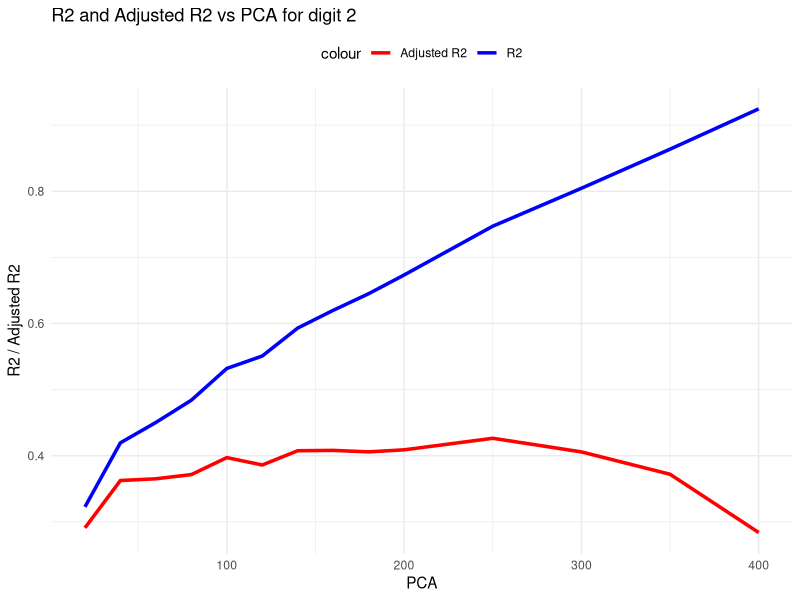

Write R code to recreate this figure. (Note: this script raises an error after producing the figure.)
## ---- chunk 1
knitr::opts_chunk$set(echo = TRUE)
## ---- chunk 2
# Load the required libraries
library(tidyverse)
library(caret)
library(MASS)
library(car)


## ---- chunk 3
# Load the dataset
d1 <- read.csv("pca_data_re_20_d9.csv") 
d2 <- read.csv("pca_data_re_40_d9.csv") 
d3 <- read.csv("pca_data_re_60_d9.csv") 
d4 <- read.csv("pca_data_re_80_d9.csv") 
d5 <- read.csv("pca_data_re_100_d9.csv") 
d6 <- read.csv("pca_data_re_120_d9.csv") 
d7 <- read.csv("pca_data_re_140_d9.csv") 
d8 <- read.csv("pca_data_re_160_d9.csv") 
d9 <- read.csv("pca_data_re_180_d9.csv") 
d10 <- read.csv("pca_data_re_200_d9.csv") 
d11 <- read.csv("pca_data_re_250_d9.csv") 
d12 <- read.csv("pca_data_re_300_d9.csv")
d13 <- read.csv("pca_data_re_350_d9.csv")
d14 <- read.csv("pca_data_re_400_d9.csv")


# Update with the actual CSV file name

# Display the structure of the loaded data
# str(data)

## ---- chunk 4
# Load the dplyr package for data manipulation
library(dplyr)

# Normalize each feature to the range [0, 1]

nd1 <- d1 %>%
  mutate(across(starts_with("f"), ~ (.-min(.)) / (max(.) - min(.))))
nd2 <- d2 %>%
  mutate(across(starts_with("f"), ~ (.-min(.)) / (max(.) - min(.))))
nd3 <- d3 %>%
  mutate(across(starts_with("f"), ~ (.-min(.)) / (max(.) - min(.))))
nd4 <- d4 %>%
  mutate(across(starts_with("f"), ~ (.-min(.)) / (max(.) - min(.))))
nd5 <- d5 %>%
  mutate(across(starts_with("f"), ~ (.-min(.)) / (max(.) - min(.))))
nd6 <- d6 %>%
  mutate(across(starts_with("f"), ~ (.-min(.)) / (max(.) - min(.))))
nd7 <- d7 %>%
  mutate(across(starts_with("f"), ~ (.-min(.)) / (max(.) - min(.))))
nd8 <- d8 %>%
  mutate(across(starts_with("f"), ~ (.-min(.)) / (max(.) - min(.))))
nd9 <- d9 %>%
  mutate(across(starts_with("f"), ~ (.-min(.)) / (max(.) - min(.))))
nd10 <- d10 %>%
  mutate(across(starts_with("f"), ~ (.-min(.)) / (max(.) - min(.))))
nd11 <- d11 %>%
  mutate(across(starts_with("f"), ~ (.-min(.)) / (max(.) - min(.))))
nd12 <- d12 %>%
  mutate(across(starts_with("f"), ~ (.-min(.)) / (max(.) - min(.))))
nd13 <- d13 %>%
  mutate(across(starts_with("f"), ~ (.-min(.)) / (max(.) - min(.))))
nd14 <- d14 %>%
  mutate(across(starts_with("f"), ~ (.-min(.)) / (max(.) - min(.))))

# Display the first few rows of the normalized data
#head(normalized_data)

nd_list <- list(nd1, nd2, nd3, nd4, nd5, nd6, nd7, nd8, nd9, nd10, nd11, nd12, nd13, nd14)
## ---- chunk 5
col_name <- NULL;
for (i in 1:400) {
  
  col_name <-  paste0(col_name,"f_", i,"+")
  #data[, col_name] <- boxcox(data[, paste0("Feature_", i)], lambda = NULL)$x
}
cat(col_name)
## ---- chunk 6
group = c(20,40,60,80,100,120,140,160,180,200,250,300,350,400)

ar2 <- numeric(length(group))
r2 <- numeric(length(group))

for (i in 1:length(group)){
  vars_set1 <- paste("f_", 1:group[i], sep = "")
  rrr = paste(vars_set1, collapse = "+")
  formula <- as.formula(paste("pred_prob ~", rrr))
  model <- lm(formula, data = nd_list[[i]])
  r2[i] <- summary(model)$r.squared
  ar2[i] <- summary(model)$adj.r.squared
}


## ---- chunk 7
pca <- c(20,40,60,80,100,120,140,160,180,200,250,300,350,400)
dp <- data.frame(pca, r2, ar2)

plot <- ggplot(dp, aes(x=pca)) +
  geom_line(aes(y=r2, color="R2"), size=1.2) +
  geom_line(aes(y=ar2, color="Adjusted R2"), size=1.2) +
  labs(title="R2 and Adjusted R2 vs PCA for digit 2",
       x="PCA",
       y="R2 / Adjusted R2") +
  theme_minimal() +
  scale_color_manual(values=c("R2"="blue", "Adjusted R2"="red")) +
  theme(legend.position="top")

print(plot)

## ---- chunk 8

residuals <- residuals(model_2)

# Create the AV plot
avPlots(model_2)

# Create the CR plot
crPlots(model_2)

## ---- chunk 9
# Apply Box-Cox transformation to the target variable (response) if needed
# For example, if you have a response variable named 'y', you can transform it like this:
# data$y_transformed <- boxcox(data$y, lambda = NULL)
# Uncomment and modify the above line based on your data

# Apply Box-Cox transformation to the features
# Assuming the transformed features are named 'Feature_1_transformed', ..., 'Feature_10_transformed'

boxcox(data[, paste0("Feature_1")], lambda = NULL)
for (i in 1:10) {
  boxcox(data[, paste0("Feature_", i)], lambda = NULL)
  #col_name <- paste0("Feature_", i, "_transformed")
  #data[, col_name] <- boxcox(data[, paste0("Feature_", i)], lambda = NULL)$x
}

# Define the list of transformed feature names
transformed_feature_names <- paste0("Feature_", 1:10, "_transformed")  # Adjust the range as needed

# Construct the formula for MLR
formula <- reformulate(transformed_feature_names, response = "y")

# Perform Multiple Linear Regression (MLR) using the transformed features
model <- lm(formula, data = data)

# Display the summary of the MLR model
summary(model)


## ---- chunk 10
model3  = lm(pred_prob ~ f_1+f_2+f_3+f_4+f_5+f_6+f_7+f_8+f_9+f_10+f_11+f_12+f_13+f_14+f_15+f_16+f_17+f_18+f_19+f_20+f_21+f_22+f_23+f_24+f_25+f_26+f_27+f_28+f_29+f_30+f_31+f_32+f_33+f_34+f_35+f_36+f_37+f_38+f_39+f_40+f_41+f_42+f_43+f_44+f_45+f_46+f_47+f_48+f_49+f_50+f_51+f_52+f_53+f_54+f_55+f_56+f_57+f_58+f_59+f_60+f_61+f_62+f_63+f_64+f_65, data = normalized_data)
summary(model3)
## ---- chunk 11
model4  = lm(pred_prob ~ f_250+f_251+f_252+f_253+f_254+f_255+f_256+f_257+f_258+f_259+f_260+f_261+f_262+f_263+f_264+f_265+f_266+f_267+f_268+f_269+f_270+f_271+f_272+f_273+f_274+f_275+f_276+f_277+f_278+f_279+f_280+f_281+f_282+f_283+f_284+f_285+f_286+f_287+f_288+f_289+f_290+f_291+f_292+f_293+f_294+f_295+f_296+f_297+f_298+f_299+f_300+f_301+f_302+f_303+f_304+f_305+f_306+f_307+f_308+f_309+f_310+f_311+f_312+f_313+f_314+f_315+f_316+f_317+f_318+f_319+f_320+f_321+f_322+f_323+f_324+f_325+f_326+f_327+f_328+f_329+f_330+f_331+f_332+f_333+f_334+f_335+f_336+f_337+f_338+f_339+f_340+f_341+f_342+f_343+f_344+f_345+f_346+f_347+f_348+f_349+f_350, data = normalized_data)
summary(model4)
